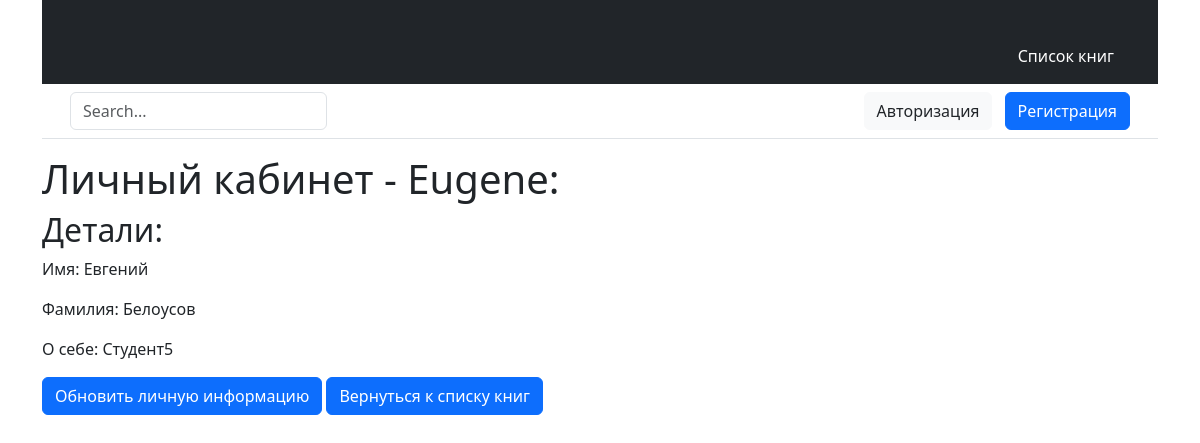
The page /books/users/1/ on the database its author committed.
### books_app/models.py (models this page shows, shortened)
class Visitor(models.Model):
    user = models.OneToOneField(User, on_delete=models.CASCADE)
    name = models.CharField(max_length=100)
    surname = models.CharField(max_length=100)
    bio = models.TextField(max_length=500, blank=True)

### books_app/views.py (the view)
# urls.py: path('users/<int:pk>/', VisitorDetailsView.as_view(), name='visitor_details'),
class VisitorDetailsView(DetailView):
    template_name = 'books_app/visitor_details.html'
    model = Visitor
    context_object_name = 'visitor'
    queryset = model.objects.all().select_related('user')

### books_app/templates/books_app/visitor_details.html (shortened to what this page needs)
{% extends 'books_app/base.html' %}
{% block body %}
    <h1>Личный кабинет - {{ visitor.user }}:</h1>
    {% if visitor.user.is_authenticated %}
        <h2>Детали:</h2>
        <p>Имя: {{ visitor.name }}</p>
        <p>Фамилия: {{ visitor.surname }}</p>
        <p>О себе: {{ visitor.bio }}</p>
        <div>
        <a href="{% url 'books_app:visitor_update' pk=visitor.pk %}" class="btn btn-primary">Обновить личную информацию</a>
        <a href="{% url 'books_app:books_list' %}" class="btn btn-primary">Вернуться к списку книг</a>
        </div>
    {% else %}
        <h2>User is anonymous</h2>
    {% endif %}
{% endblock %}

### rows shown on the page
Visitor: user "Eugene", name "Евгений", surname "Белоусов", bio "Студент5"
